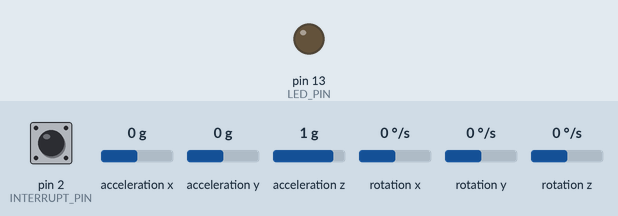
This sketch was run on a simulated Arduino Uno, built with avr-gcc and run on an emulated ATmega328P. On the bench: output pins drawn as LEDs (lit = HIGH). Inputs (shaded band) come from the test bench; at power-on: pin 2 (INTERRUPT_PIN) LOW, acceleration x 0 g, acceleration y 0 g, acceleration z 1 g, rotation x 0 °/s, rotation y 0 °/s, rotation z 0 °/s. The sensor or clock chip raises its interrupt line as the real part does; what the sketch prints to the serial monitor is not drawn.

Above: at 0.1 s.
At 0.7 s:
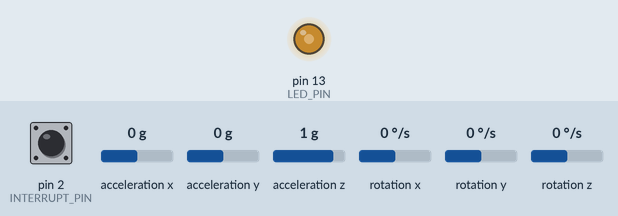
Timing chart, 0 to 2.2 s (numbered marks = the images above):
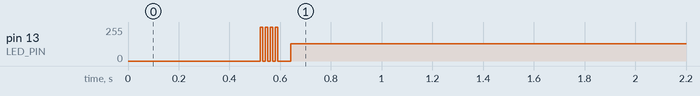

The sketch:

Gyro.ino
```cpp
#include "I2Cdev.h"

#include "MPU6050_6Axis_MotionApps20.h"
//#include "MPU6050.h" // not necessary if using MotionApps include file

// Arduino Wire library is required if I2Cdev I2CDEV_ARDUINO_WIRE implementation
// is used in I2Cdev.h
#if I2CDEV_IMPLEMENTATION == I2CDEV_ARDUINO_WIRE
#include "Wire.h"
#endif

MPU6050 mpu;

#define OUTPUT_READABLE_YAWPITCHROLL

#define LED_PIN 13 // (Arduino is 13, Teensy is 11, Teensy++ is 6)

#define INTERRUPT_PIN 2  // use pin 2 on Arduino Uno & most boards
bool blinkState = false;

// MPU control/status vars
bool dmpReady = false;  // set true if DMP init was successful
uint8_t mpuIntStatus;   // holds actual interrupt status byte from MPU
uint8_t devStatus;      // return status after each device operation (0 = success, !0 = error)
uint16_t packetSize;    // expected DMP packet size (default is 42 bytes)
uint16_t fifoCount;     // count of all bytes currently in FIFO
uint8_t fifoBuffer[64]; // FIFO storage buffer

// orientation/motion vars
Quaternion q;           // [w, x, y, z]         quaternion container
VectorInt16 aa;         // [x, y, z]            accel sensor measurements
VectorInt16 aaReal;     // [x, y, z]            gravity-free accel sensor measurements
VectorInt16 aaWorld;    // [x, y, z]            world-frame accel sensor measurements
VectorFloat gravity;    // [x, y, z]            gravity vector
float euler[3];         // [psi, theta, phi]    Euler angle container
float ypr[3];           // [yaw, pitch, roll]   yaw/pitch/roll container and gravity vector

// packet structure for InvenSense teapot demo
uint8_t teapotPacket[14] = { '$', 0x02, 0, 0, 0, 0, 0, 0, 0, 0, 0x00, 0x00, '\r', '\n' };

double angulo = 0.0;
// ================================================================
// ===               INTERRUPT DETECTION ROUTINE                ===
// ================================================================

volatile bool mpuInterrupt = false;     // indicates whether MPU interrupt pin has gone high
void dmpDataReady() {
  mpuInterrupt = true;
}


void setup() {

  Serial.begin(115200);

  // join I2C bus (I2Cdev library doesn't do this automatically)
  #if I2CDEV_IMPLEMENTATION == I2CDEV_ARDUINO_WIRE
  Wire.begin();
  Wire.setClock(400000); // 400kHz I2C clock. Comment this line if having compilation difficulties
  #elif I2CDEV_IMPLEMENTATION == I2CDEV_BUILTIN_FASTWIRE
  Fastwire::setup(400, true);
  #endif

  while (!Serial); // wait for Leonardo enumeration, others continue immediately

  // NOTE: 8MHz or slower host processors, like the Teensy @ 3.3v or Ardunio
  // Pro Mini running at 3.3v, cannot handle this baud rate reliably due to
  // the baud timing being too misaligned with processor ticks. You must use
  // 38400 or slower in these cases, or use some kind of external separate
  // crystal solution for the UART timer.

  // initialize device
  //Serial1.println(F("Initializing I2C devices..."));
  mpu.initialize();
  pinMode(INTERRUPT_PIN, INPUT);

  // verify connection
  Serial.println(F("Testing device connections..."));
  Serial.println(mpu.testConnection() ? F("MPU6050 connection successful") : F("MPU6050 connection failed"));

  // wait for ready
  /*//Serial1.println(F("\nSend any character to begin DMP programming and demo: "));
  while (Serial1.available() && Serial1.read()); // empty buffer
  while (!Serial1.available());                 // wait for data
  while (Serial1.available() && Serial1.read()); // empty buffer again
  */
  // load and configure the DMP
  Serial.println(F("Initializing DMP..."));
  devStatus = mpu.dmpInitialize();

  // supply your own gyro offsets here, scaled for min sensitivity
  mpu.setXGyroOffset(220);
  mpu.setYGyroOffset(76);
  mpu.setZGyroOffset(-85);
  mpu.setZAccelOffset(1788); // 1688 factory default for my test chip

  // make sure it worked (returns 0 if so)
  if (devStatus == 0) {
    // turn on the DMP, now that it's ready
    //Serial1.println(F("Enabling DMP..."));
    mpu.setDMPEnabled(true);

    // enable Arduino interrupt detection
    //Serial1.println(F("Enabling interrupt detection (Arduino external interrupt 0)..."));
    attachInterrupt(digitalPinToInterrupt(INTERRUPT_PIN), dmpDataReady, RISING);
    mpuIntStatus = mpu.getIntStatus();

    // set our DMP Ready flag so the main loop() function knows it's okay to use it
    //Serial1.println(F("DMP ready! Waiting for first interrupt..."));
    dmpReady = true;

    // get expected DMP packet size for later comparison
    packetSize = mpu.dmpGetFIFOPacketSize();
  } else {
    // ERROR!
    // 1 = initial memory load failed
    // 2 = DMP configuration updates failed
    // (if it's going to break, usually the code will be 1)
    Serial.print(F("DMP Initialization failed (code "));
    Serial.print(devStatus);
    Serial.println(F(")"));
  }

  // configure LED for output
  pinMode(LED_PIN, OUTPUT);
  double tempo = millis(); //Tempo para estabilizar leituras
  while (millis() - tempo < 15000) {
    //Serial.println(millis()-tempo); // Imprime o tempo passado
    readAngle();
     Serial.println(angulo);
  }
  //goforward(10000, 30000); delay(5000);
  //goleft(10000, 90); delay(5000);
  //goleft(10000, 90); delay(5000);
  //goforward(10000, 30000); delay(5000);
  //goright(10000, 90); delay(5000);
  //goright(10000, 90);
  //goforward(12000,76000); //76000 é um quadrado da sala
  //delay(100);
  //gobackward(12000,76000); //76000 é um quadrado da sala

}
// Main loop
void loop(){
  readAngle();
  Serial.println(angulo);
}

//Leitura Angulo
void readAngle(void){
  //
  // if programming failed, don't try to do anything
  if (!dmpReady) return;

  // wait for MPU interrupt or extra packet(s) available
  while (!mpuInterrupt && fifoCount < packetSize) {
    // other program behavior stuff here
    // .
    // .
    // .
    // if you are really paranoid you can frequently test in between other
    // stuff to see if mpuInterrupt is true, and if so, "break;" from the
    // while() loop to immediately process the MPU data
    // .
    // .
    // .
  }

  // reset interrupt flag and get INT_STATUS byte
  mpuInterrupt = false;
  mpuIntStatus = mpu.getIntStatus();

  // get current FIFO count
  fifoCount = mpu.getFIFOCount();

  // check for overflow (this should never happen unless our code is too inefficient)
  if ((mpuIntStatus & 0x10) || fifoCount == 1024) {
    // reset so we can continue cleanly
    mpu.resetFIFO();
    Serial.println(F("FIFO overflow!"));

    // otherwise, check for DMP data ready interrupt (this should happen frequently)
  } else if (mpuIntStatus & 0x02) {
    // wait for correct available data length, should be a VERY short wait
    while (fifoCount < packetSize) fifoCount = mpu.getFIFOCount();

    // read a packet from FIFO
    mpu.getFIFOBytes(fifoBuffer, packetSize);

    // track FIFO count here in case there is > 1 packet available
    // (this lets us immediately read more without waiting for an interrupt)
    fifoCount -= packetSize;

    // display Euler angles in degrees
    mpu.dmpGetQuaternion(&q, fifoBuffer);
    mpu.dmpGetGravity(&gravity, &q);
    mpu.dmpGetYawPitchRoll(ypr, &q, &gravity);
    //Serial.print("ypr\t");
    //Serial.println();

    angulo = ypr[0] * 180 / M_PI;
    if (angulo < 0) {
      angulo = -angulo;
      angulo = map(angulo, 0, 180, 180, 0);
      angulo = angulo + 180;
    }
    //Serial.print(" Angulo Atual ");
    //Serial.println(angulo);
    // blink LED to indicate activity
    blinkState = !blinkState;
    digitalWrite(LED_PIN, blinkState);
  }
}
```
